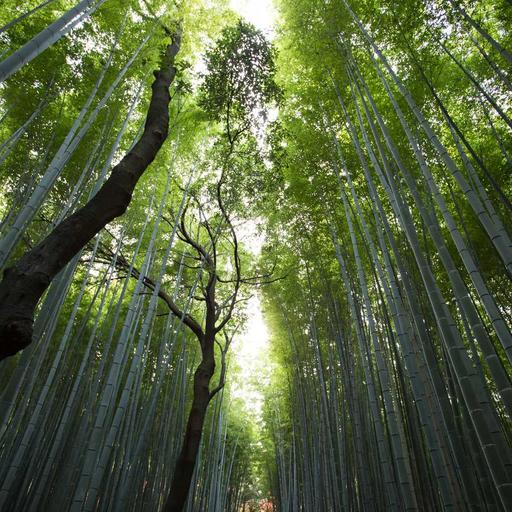
#> input picture Discrete Wavelet Transform/Input_images/original.jpg, 512 x 512 px
$ python DWT.py --input Input_images/original.jpg
#> lines starting #> are read from the running program, lines starting #| are printed output that depends on the picture
import numpy as np
from PIL import Image
import os
import argparse

def haar_2d(img):
    img = img.astype(float)
#> img: shape (512, 512) float64
    h, w = img.shape
#> h = 512; w = 512
    pad_h = h % 2
#> pad_h = 0
    pad_w = w % 2
#> pad_w = 0
    if pad_h or pad_w:
        img = np.pad(img, ((0, pad_h), (0, pad_w)), mode='edge')

    L_rows = (img[0::2, :] + img[1::2, :]) / 2.0
    H_rows = (img[0::2, :] - img[1::2, :]) / 2.0

    LL = (L_rows[:, 0::2] + L_rows[:, 1::2]) / 2.0
    LH = (L_rows[:, 0::2] - L_rows[:, 1::2]) / 2.0
    HL = (H_rows[:, 0::2] + H_rows[:, 1::2]) / 2.0
    HH = (H_rows[:, 0::2] - H_rows[:, 1::2]) / 2.0
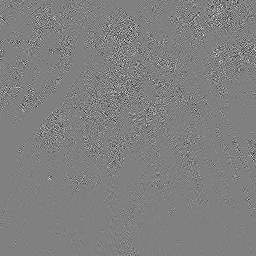
#> HH: shape (256, 256) float64; min -55.75, max 55, mean 0; drawn with min black and max white

    return LL, LH, HL, HH, (h, w)

def ihaar_2d(LL, LH, HL, HH, orig_shape):
    H_half, W_half = LL.shape

    L_rows = np.empty((H_half, W_half*2))
    L_rows[:, 0::2] = LL + LH
    L_rows[:, 1::2] = LL - LH

    H_rows = np.empty((H_half, W_half*2))
    H_rows[:, 0::2] = HL + HH
    H_rows[:, 1::2] = HL - HH

    img = np.empty((H_half*2, W_half*2))
    img[0::2, :] = L_rows + H_rows
    img[1::2, :] = L_rows - H_rows

    h, w = orig_shape
    return img[:h, :w]

def normalize_detail(detail):
    # Scale to 0-255 for visualization
    return np.clip(detail + 128, 0, 255).astype(np.uint8)

def process_dwt(input_path, output_dir="Output"):
    os.makedirs(output_dir, exist_ok=True)

    # 1. Load image and convert to grayscale
    img = Image.open(input_path).convert('L')
    img_np = np.array(img)
    img.save(os.path.join(output_dir, "dwt_original_grey.png"))

    # 2. Level 1 DWT
    LL, LH, HL, HH, orig_shape1 = haar_2d(img_np)
#> orig_shape1 = (512, 512)

    # Save individual subbands
    Image.fromarray(LL.astype(np.uint8)).save(os.path.join(output_dir, "dwt_LL_approximation.png"))
    Image.fromarray(normalize_detail(LH)).save(os.path.join(output_dir, "dwt_LH_horizontal.png"))
    Image.fromarray(normalize_detail(HL)).save(os.path.join(output_dir, "dwt_HL_vertical.png"))
    Image.fromarray(normalize_detail(HH)).save(os.path.join(output_dir, "dwt_HH_diagonal.png"))

    # Level 1 mosaic
    h_half, w_half = LL.shape
#> h_half = 256; w_half = 256
    mosaic_1 = np.zeros((h_half*2, w_half*2), dtype=np.uint8)
    mosaic_1[0:h_half, 0:w_half] = LL.astype(np.uint8)
    mosaic_1[0:h_half, w_half:] = normalize_detail(LH)
    mosaic_1[h_half:, 0:w_half] = normalize_detail(HL)
    mosaic_1[h_half:, w_half:] = normalize_detail(HH)

    # Crop mosaic to the original padded dimension if it was padded
    # But mosaic_1 matches the padded dimension exactly
    mosaic_1_cropped = mosaic_1[:orig_shape1[0], :orig_shape1[1]]
    Image.fromarray(mosaic_1_cropped).save(os.path.join(output_dir, "dwt_subbands_1level.png"))

    # 3. Level 2 DWT
    LL2, LH2, HL2, HH2, orig_shape2 = haar_2d(LL)
#> in haar_2d (call 2), `HH = (H_rows[:, 0::2] - H_rows[:, 1::2]) / 2.0`:
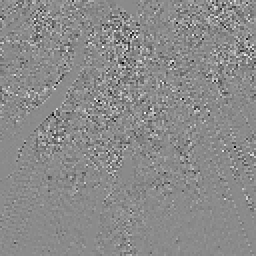
#> HH: shape (128, 128) float64 (shown 2 times larger); min -54.56, max 45.62, mean -0.1; drawn with min black and max white
#> orig_shape2 = (256, 256)
    h_half2, w_half2 = LL2.shape
#> h_half2 = 128; w_half2 = 128

    mosaic_2_inner = np.zeros((h_half2*2, w_half2*2), dtype=np.uint8)
    mosaic_2_inner[0:h_half2, 0:w_half2] = LL2.astype(np.uint8)
    mosaic_2_inner[0:h_half2, w_half2:] = normalize_detail(LH2)
    mosaic_2_inner[h_half2:, 0:w_half2] = normalize_detail(HL2)
    mosaic_2_inner[h_half2:, w_half2:] = normalize_detail(HH2)
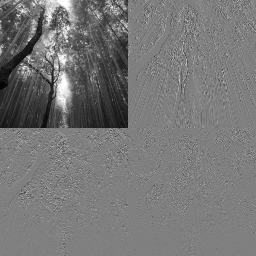
#> mosaic_2_inner: shape (256, 256); min 2, max 254, mean 118.3

    # Level 2 mosaic
    mosaic_2 = mosaic_1.copy()
    h_ll, w_ll = orig_shape2
#> h_ll = 256; w_ll = 256
    mosaic_2[0:h_ll, 0:w_ll] = mosaic_2_inner[:h_ll, :w_ll]
    mosaic_2_cropped = mosaic_2[:orig_shape1[0], :orig_shape1[1]]
    Image.fromarray(mosaic_2_cropped).save(os.path.join(output_dir, "dwt_subbands_2level.png"))

    # 4. Reconstruct and check error
    LL_recon = ihaar_2d(LL2, LH2, HL2, HH2, orig_shape2)
#> in ihaar_2d, `img[0::2, :] = L_rows + H_rows`:
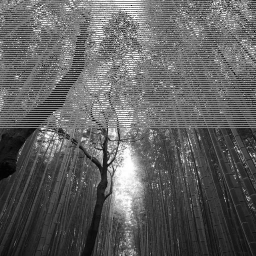
#> img: shape (256, 256) float64; min 0, max 255, mean 96.9
    img_recon = ihaar_2d(LL_recon, LH, HL, HH, orig_shape1)
#> call 2 of ihaar_2d, with orig_shape = (512, 512)
#> in ihaar_2d (call 2), `H_rows[:, 0::2] = HL + HH`:
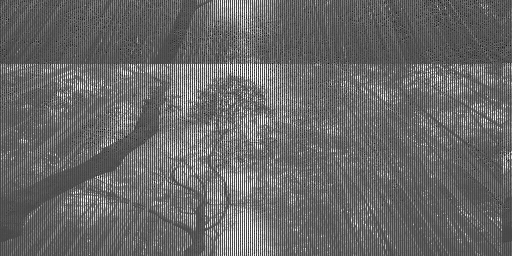
#> H_rows: shape (256, 512) float64; min -100.5, max 255, mean 45.5; drawn with min black and max white
#> in ihaar_2d (call 2), `img[0::2, :] = L_rows + H_rows`:
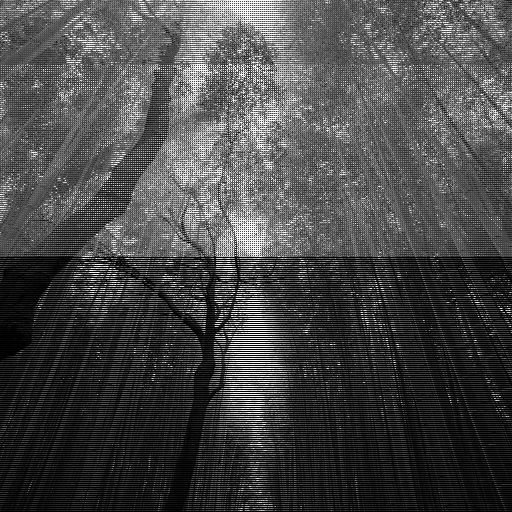
#> img: shape (512, 512) float64; min 0, max 255, mean 71.7
#> in ihaar_2d (call 2), `h, w = orig_shape`: h = 512

    mse = np.mean((img_np - img_recon)**2)
#> mse = 0
    print(f"Reconstruction MSE: {mse}")
#| Reconstruction MSE: 0.0

    img_recon_clipped = np.clip(img_recon, 0, 255).astype(np.uint8)
    Image.fromarray(img_recon_clipped).save(os.path.join(output_dir, "dwt_reconstructed.png"))

    # 5. Complete comparison overview
    # All resized to same height (original height)
    h, w = orig_shape1
#> h = 512; w = 512

    def resize_to_h(img_arr, target_h):
#> called with target_h = 512
        im = Image.fromarray(img_arr)
        target_w = int(im.width * (target_h / im.height))
#> target_w = 512
        return np.array(im.resize((target_w, target_h)))

    m1_r = resize_to_h(mosaic_1_cropped, h)
    m2_r = resize_to_h(mosaic_2_cropped, h)

    overview = np.hstack((img_np, m1_r, m2_r, img_recon_clipped))
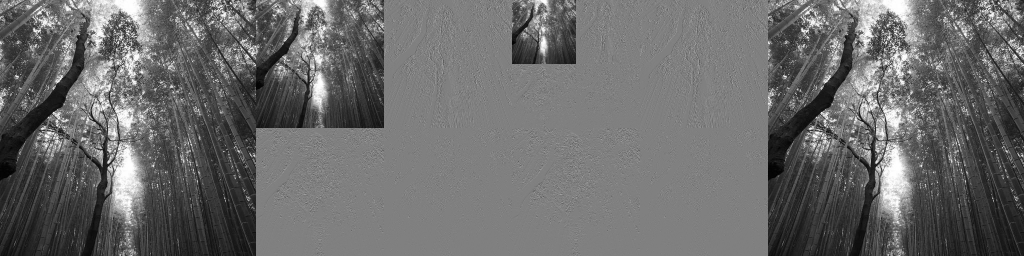
#> overview: shape (512, 2048) (shown at 1/2 size); min 0, max 255, mean 106.4
    Image.fromarray(overview).save(os.path.join(output_dir, "dwt_comparison_overview.png"))

    return mse

if __name__ == "__main__":
    parser = argparse.ArgumentParser()
    parser.add_argument('--input', type=str, required=True, help="Path to input image")
    args = parser.parse_args()
    process_dwt(args.input)
